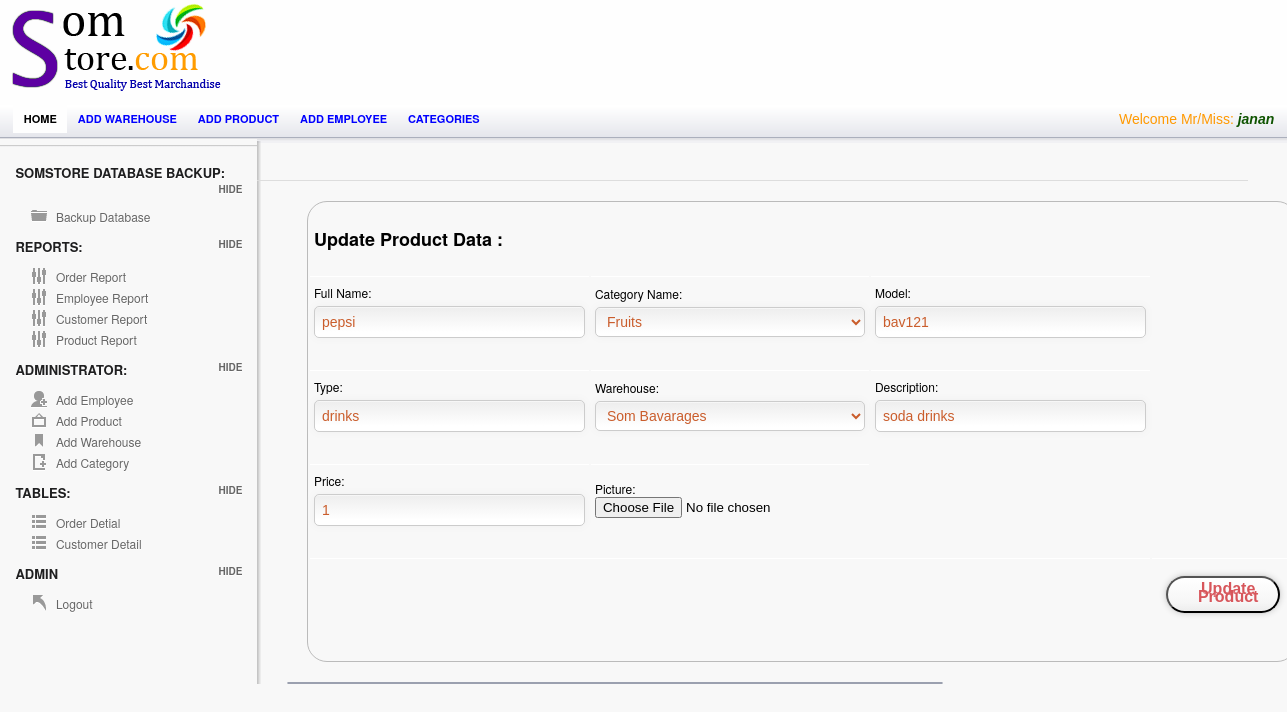
The page /Admin/prodViewUpdate.php?update=4 (signed in) on the database its author committed.
### tables this page shows
CREATE TABLE `employee` (
  `Employee_ID` int(95) NOT NULL AUTO_INCREMENT,
  `Employee_Name` varchar(25) NOT NULL,
  `Username` varchar(25) NOT NULL,
  `Password` varchar(25) NOT NULL,
  `Picture` varchar(255) NOT NULL,
  PRIMARY KEY (`Employee_ID`)
);

CREATE TABLE `product` (
  `Product_ID` int(255) NOT NULL AUTO_INCREMENT,
  `productName` varchar(77) NOT NULL,
  `Category_ID` int(255) NOT NULL,
  `Model` varchar(50) NOT NULL,
  `Type` varchar(50) NOT NULL,
  `Warehouse_ID` int(255) NOT NULL,
  `Description` varchar(500) NOT NULL,
  `Price` varchar(255) NOT NULL,
  `Picture` varchar(255) NOT NULL,
  PRIMARY KEY (`Product_ID`),
  KEY `Category_ID` (`Category_ID`),
  KEY `Warehouse_ID` (`Warehouse_ID`),
  CONSTRAINT `product_ibfk_1` FOREIGN KEY (`Category_ID`) REFERENCES `category` (`Category_ID`),
  CONSTRAINT `product_ibfk_2` FOREIGN KEY (`Warehouse_ID`) REFERENCES `warehouse` (`Warehouse_ID`)
);

CREATE TABLE `category` (
  `Category_ID` int(255) NOT NULL AUTO_INCREMENT,
  `Category_Name` varchar(123) NOT NULL,
  `Discription` varchar(255) NOT NULL,
  `Picture` varchar(255) NOT NULL,
  PRIMARY KEY (`Category_ID`)
);

CREATE TABLE `warehouse` (
  `Warehouse_ID` int(255) NOT NULL AUTO_INCREMENT,
  `Country` varchar(25) NOT NULL,
  `City` varchar(25) NOT NULL,
  `Address` varchar(55) NOT NULL,
  `PostalCode` varchar(55) NOT NULL,
  `Email` varchar(35) NOT NULL,
  `Warehouse` varchar(55) NOT NULL,
  PRIMARY KEY (`Warehouse_ID`),
  UNIQUE KEY `Email` (`Email`),
  UNIQUE KEY `PostalCode` (`PostalCode`)
);

### session.php (called while the page is built, shortened)
<?php
include('config.php');
$check=$_SESSION['login_username'];
$session=mysqli_query($mysqli, "select Username from employee where Username='$check' ");
$row=mysqli_fetch_array($session);
$login_session=$row['Username'];
?>

### Admin/prodViewUpdate.php (the view, shortened to what this page needs)
	<?php
include("../session.php");
	include("../config.php");
	?>
<!doctype html>
<html lang="en">
<head>
	<link rel="stylesheet" href="css/layout.css" type="text/css" media="screen" />
</head>
<body>
<div id="container">
	   <div id="header">
		<div id="logo-banner">
				<div id="logo">
					<a href="index.php"><img src="images/logo.png" alt="" /></a>
				</div>
				<div id="banner">
				</div>
		</div>
		</div>
	<div id="content-wrap">
	<section id="secondary_bar">
             <nav>
                <ul>
                    <li class="selected"><a href="index.php">Home</a></li>
                    <li><a href="add_warehouse.php">Add warehouse</a></li>
                    <li><a href="add_product.php">Add product</a></li>
                    <li><a href="Employee.php">Add employee</a></li>
                    <li><a href="add_category.php">Categories</a></li>
                    <li class="logout"> <span class="check"> <?php echo "Welcome Mr/Miss:   ". "<font color='##fa5400'><i><b>".$login_session."</b></i></font>" ;?> </span></li>
                </ul>
            </nav>
	</section>
<aside id="sidebar" class="column">
		<hr/>
		<h3> SomStore Database Backup:</h3>
		<ul class="toggle">
		    <li class="icn_folder"><a href="Backup.php">Backup Database</a></li>
		</ul>
		<h3>Reports:</h3>
		<ul class="toggle">
		    <li class="icn_settings"><a href="OrderReports.php">Order Report</a></li>
			<li class="icn_settings"><a href="EmployeeReport.php">Employee Report</a></li>
			<li class="icn_settings"><a href="CustomerReport.php">Customer Report</a></li>
			<li class="icn_settings"><a href="ProductReport.php"> Product Report</a></li>
		</ul>
		<h3>Administrator:</h3>
		<ul class="toggle">
		    <li class="icn_add_user"><a href="Employee.php">Add Employee</a></li>
			<li class="icn_photo"><a href="add_product.php">Add Product</a></li>
			<li class="icn_tags"><a href="add_warehouse.php">Add Warehouse</a></li>
			<li class="icn_new_article"><a href="add_category.php">Add Category</a></li>
		</ul>
        <h3>Tables:</h3>
		<ul class="toggle">
		    <li class="icn_categories"><a href="order.php">Order Detial</a></li>
     		<li class="icn_categories"><a href="customerTable.php">Customer Detail</a></li>
		</ul>
		<h3>Admin</h3>
		<ul class="toggle">
			<li class="icn_jump_back"><a href="../logout.php">Logout</a></li>
		</ul>
	</aside>
	<section id="main" class="column">
<?php
$update=$_GET['update'];
$result = mysqli_query($mysqli,"SELECT * FROM product  where Product_ID ='$update'");
?>
<?php if($row = mysqli_fetch_array($result))
  {?>
	<div id="form_wrapper" class="form_wrapper">
		 <table>
					<form class="register active" action="prodUpdate.php" method="POST" enctype="multipart/form-data" autocomplete="off">
					<th colspan="3"><h2>Update Product Data :</h2> </th>
   <tr>
    <td>
	  <label>Full Name:</label>
		<input type="text" id="fname" name="fname" value="<?php echo $row['productName'];?>"  placeholder="Full name" required>
	</td>
    <td>
	<label>Category Name:</label>
		<?php
include('../config.php');
$name= mysqli_query($mysqli,"select * from category");
echo '<select  name="cname"  id="ml" class="ed">';
 while($res= mysqli_fetch_assoc($name))
{
echo '<option value="'.$res['Category_ID'].'" '.($row['Category_ID'] == $res['Category_ID'] ? "selected" : '').'>';
echo $res['Category_Name'];
echo'</option>';
}
echo'</select>';
?>
	</td>
    <td>
	<label>Model:</label>
		<input type="text" id="model" name="model" value="<?php echo $row['Model'];?>" placeholder="User name" required>
   </td>
   </tr>
   <tr>
      <td>
	  <label>Type:</label>
		<input type="text" id="type" name="type" value="<?php echo $row['Type'];?>"  placeholder="Full name" required>
	</td>
   <td>
	<label>Warehouse:</label>
		<?php
		include('../config.php');
		$name= mysqli_query($mysqli,"select * from warehouse");
		echo '<select   name="whouse"  id="ml" class="ed">';
		 while($res= mysqli_fetch_assoc($name))
		{
		echo '<option  value="'.$res['Warehouse_ID'].'" '.($row['Warehouse_ID'] == $res['Warehouse_ID'] ? "selected" : '').'>';
		echo $res['Warehouse'];
		echo'</option>';
		}
		echo'</select>';
		?>
   </td>
     <td>
	<label>Description:</label>
	<input type="text" id="desp" name="desp" value="<?php echo $row['Description'];?>" placeholder="User name" required>
   </td>
   </tr>
      <tr>
      <td>
	  <label>Price:</label>
		<input type="text" id="price" name="price" value="<?php echo $row['Price'];?>"  placeholder="Full name" required>
	</td>
   <td>
		<label> Picture:</label>
		<input type="file" name="picture" id="picture"  value="<?php echo $row['Picture'];?>" placeholder="Full name" required>
   </td>
   </tr>
			<div class="bottom">
						<td colspan="3">
							<td colspan="3">
						<button type="submit"  name="submit" value="Update" class="a-btn"> <span class="a-btn-text">Update Product</span></button>
						</td>
						</td>
						</div>
	</form>
	</table>
	</div>
         <?php }?>
		<article class="module width_3_quarter">
	    </article>
	</section>
          </div>
   </div>
</body>
</html>

### rows shown on the page
employee: Username "janan"
product: fname "pepsi", cname "Fruits", model "bav121", type "drinks", whouse "Som Bavarages", desp "soda drinks", price "1"
